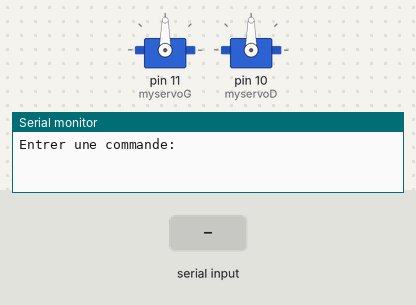
A sketch run on a simulated Arduino Uno, built with avr-gcc and run on an emulated ATmega328P. Parts: 2 × servo, the last lines printed to the serial monitor. The test bench sets the inputs (shaded band).

Above: at 1.2 s.
1.3 s: "av" received over Serial
At 3.5 s:
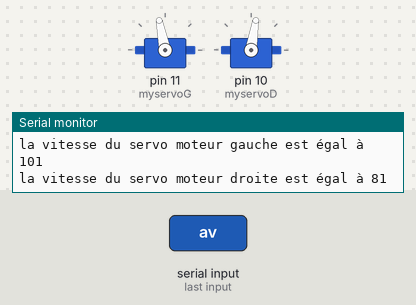
3.8 s: "a" received over the second serial link
At 5.2 s:
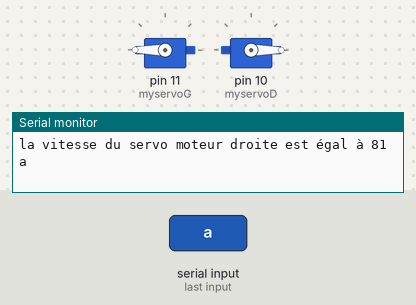
6.3 s: "r" received over the second serial link
At 8.3 s:
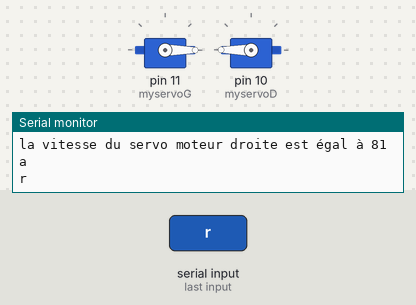
8.7 s: "d" received over the second serial link
At 10.1 s:
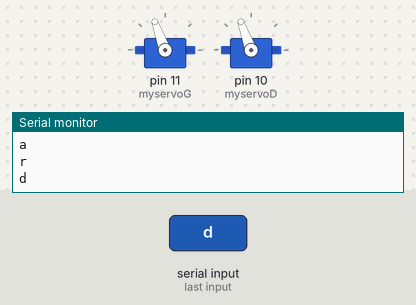
11.1 s: "g" received over the second serial link
At 13.2 s:
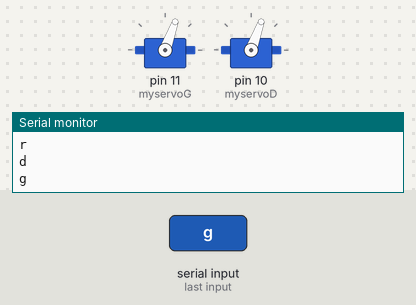
13.6 s: "av" received over the second serial link
At 15.4 s:
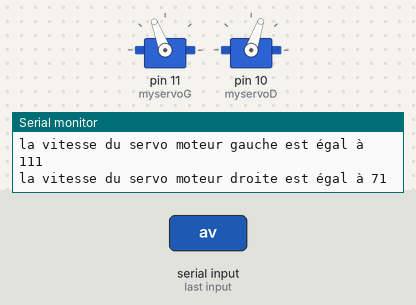
Timing chart, 0 to 16.9 s (numbered marks = the images above; inputs shaded):
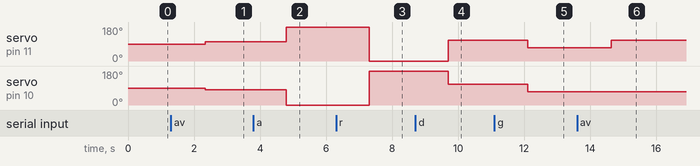

The sketch:

lph_bot_1.ino
```cpp
#include <SoftwareSerial.h>
#include <Wire.h>
#include <Servo.h>


SoftwareSerial BTSerial(4,8);  // TXD = 10 , RXD = 11
// create servo object to control a servo
Servo myservoG;
Servo myservoD;

int vitesseG = 91;
int vitesseD = 91;

void setup() {
  Serial.begin(9600);           // set up Serial library at 9600 bps
  Serial.println("Entrer une commande:"); // ecrire Entrer une commande
  BTSerial.begin(9600);
  myservoG.attach(11);
  myservoD.attach(10);


}

void loop() {

 String message;
    // Boucle de lecture sur le BT

    while (BTSerial.available()){
      // Lecture du message envoyé par le BT

        message = BTSerial.readString();
      // Ecriture du message dans le serial usb
        Serial.println(message);

    }
    // Boucle de lecture sur le serial usb

    while (Serial.available()){
      // Lecture du message envoyé par le serial usb

      message = Serial.readString();
      // Ecriture du message dans le BT

      BTSerial.println(message);
    }
    // AVANCER
   if(message == "a"){
      myservoG.write(180);
      myservoD.write(0);

    }
    // RECULER
    else if(message == "r"){
      myservoG.write(0);
      myservoD.write(180);
    }
    // STOP
    if (message == "s"){
      myservoG.write(89);
      myservoD.write(91);
    }
    //ALLER À DROITE
     if (message == "d"){
      myservoG.write(110);
      myservoD.write(110);
    }
    //ALLER A GAUCHE
    else if (message == "g"){
      myservoG.write(70);
      myservoD.write(70);
    }

    // RESET LES MOTEUR
     if (message == "RESET "){
      vitesseG = 91 ;
      vitesseD = 91 ;
    }
    // MODE CONTROLE DE VITESSE +
    if (message == "av"){
      vitesseG = vitesseG + 10 ;
      vitesseD = vitesseD -10;
      Serial.print("la vitesse du servo moteur gauche est égal à ");
      Serial.println(vitesseG);
      Serial.print("la vitesse du servo moteur droite est égal à ");
      Serial.println(vitesseD);
      myservoD.write(vitesseD);
      myservoG.write(vitesseG);
     }

     // MODE CONTROLE DE VITESSE -
     if (message == "rv"){
      vitesseG = vitesseG - 10 ;
      vitesseD = vitesseD + 10 ;
       Serial.print("la vitesse du servo moteur gauche est égal à ");
      Serial.println(vitesseG);
      Serial.print("la vitesse du servo moteur droite est égal à ");
      Serial.println(vitesseD);
      myservoD.write(vitesseD);
      myservoG.write(vitesseG);
     }

     //STOP
     if (message == "stop"){
      vitesseG = 91 ;
      vitesseD = 91 ;
      Serial.print("la vitesse du servo moteur gauche est égal à ");
      Serial.println(vitesseG);
      Serial.print("la vitesse du servo moteur droite est égal à ");
      Serial.println(vitesseD);
      myservoD.write(vitesseD);
      myservoG.write(vitesseG);
     }
     // CONTROLE DES VITESSE
    else if (vitesseG>180){
      vitesseG = 180 ;
      vitesseD = 0 ;
      Serial.print("la vitesse du servo moteur gauche est reinitialisé à ");
      Serial.println(vitesseG);
      Serial.print("la vitesse du servo moteur droite est reinitialisé à ");
      Serial.println(vitesseD);
     }
}
```

Measured:
- after the input at 1.3 s, servo on pin 11 (myservoG): 90° → 101° after 1.0 s; servo on pin 10 (myservoD): 90° → 81° after 1.0 s
- after the input at 3.8 s, servo on pin 11 (myservoG): 101° → 180° after 1.0 s; servo on pin 10 (myservoD): 81° → 0° after 1.0 s
- after the input at 6.3 s, servo on pin 11 (myservoG): 180° → 0° after 1.0 s; servo on pin 10 (myservoD): 0° → 180° after 1.0 s
- after the input at 8.7 s, servo on pin 11 (myservoG): 0° → 110° after 1.0 s; servo on pin 10 (myservoD): 180° → 110° after 1.0 s
- after the input at 11.1 s, servo on pin 11 (myservoG), servo on pin 10 (myservoD): 110° → 70° after 1.0 s
- after the input at 13.6 s, servo on pin 11 (myservoG): 70° → 111° after 1.0 s; servo on pin 10 (myservoD): 70° → 71° after 1.0 s
